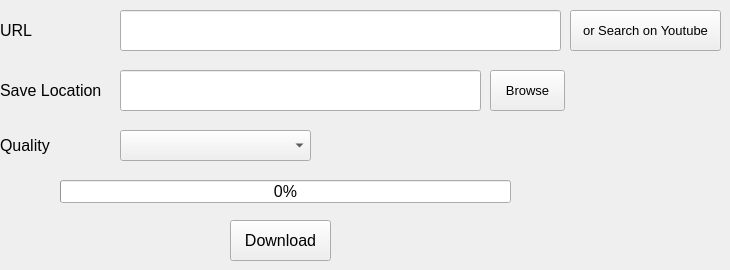
      <widget class="QWidget" name="tab_5">
       <attribute name="title">
        <string>Video/Audio</string>
       </attribute>
       <widget class="QProgressBar" name="progressBar_2">
        <property name="geometry">
         <rect>
          <x>60</x>
          <y>180</y>
          <width>451</width>
          <height>23</height>
         </rect>
        </property>
        <property name="font">
         <font>
          <family>Segoe UI</family>
          <pointsize>12</pointsize>
         </font>
        </property>
        <property name="value">
         <number>0</number>
        </property>
       </widget>
       <widget class="QLineEdit" name="lineEdit_3">
        <property name="geometry">
         <rect>
          <x>120</x>
          <y>70</y>
          <width>361</width>
          <height>41</height>
         </rect>
        </property>
        <property name="font">
         <font>
          <family>Segoe UI</family>
          <pointsize>10</pointsize>
         </font>
        </property>
       </widget>
       <widget class="QPushButton" name="pushButton_4">
        <property name="geometry">
         <rect>
          <x>230</x>
          <y>220</y>
          <width>101</width>
          <height>41</height>
         </rect>
        </property>
        <property name="font">
         <font>
          <family>Segoe UI</family>
          <pointsize>12</pointsize>
         </font>
        </property>
        <property name="toolTip">
         <string>&lt;html&gt;&lt;head/&gt;&lt;body&gt;&lt;p&gt;Press here to Start &lt;span style=&quot; font-weight:600; color:#ff0000;&quot;&gt;Download&lt;/span&gt;&lt;/p&gt;&lt;/body&gt;&lt;/html&gt;</string>
        </property>
        <property name="text">
         <string>Download</string>
        </property>
       </widget>
       <widget class="QComboBox" name="comboBox">
        <property name="geometry">
         <rect>
          <x>120</x>
          <y>130</y>
          <width>191</width>
          <height>31</height>
         </rect>
        </property>
       </widget>
       <widget class="QLineEdit" name="lineEdit_4">
        <property name="geometry">
         <rect>
          <x>120</x>
          <y>10</y>
          <width>441</width>
          <height>41</height>
         </rect>
        </property>
        <property name="font">
         <font>
          <family>Segoe UI</family>
          <pointsize>10</pointsize>
         </font>
        </property>
        <property name="toolTip">
         <string>&lt;html&gt;&lt;head/&gt;&lt;body&gt;&lt;p&gt;&lt;span style=&quot; font-size:14pt;&quot;&gt;Press &lt;/span&gt;&lt;span style=&quot; font-size:14pt; font-weight:600; font-style:italic; text-decoration: underline;&quot;&gt;Enter&lt;/span&gt;&lt;span style=&quot; font-size:14pt;&quot;&gt; after adding url&lt;/span&gt;&lt;/p&gt;&lt;/body&gt;&lt;/html&gt;</string>
        </property>
       </widget>
       <widget class="QLabel" name="label_5">
        <property name="geometry">
         <rect>
          <x>0</x>
          <y>130</y>
          <width>81</width>
          <height>31</height>
         </rect>
        </property>
        <property name="font">
         <font>
          <family>Segoe UI</family>
          <pointsize>12</pointsize>
         </font>
        </property>
        <property name="text">
         <string>Quality</string>
        </property>
       </widget>
       <widget class="QLabel" name="label_4">
        <property name="geometry">
         <rect>
          <x>0</x>
          <y>70</y>
          <width>111</width>
          <height>41</height>
         </rect>
        </property>
        <property name="font">
         <font>
          <family>Segoe UI</family>
          <pointsize>12</pointsize>
         </font>
        </property>
        <property name="text">
         <string>Save Location</string>
        </property>
       </widget>
       <widget class="QLabel" name="label_3">
        <property name="geometry">
         <rect>
          <x>0</x>
          <y>20</y>
          <width>71</width>
          <height>21</height>
         </rect>
        </property>
        <property name="font">
         <font>
          <family>Segoe UI</family>
          <pointsize>12</pointsize>
         </font>
        </property>
        <property name="text">
         <string>URL</string>
        </property>
       </widget>
       <widget class="QPushButton" name="pushButton_3">
        <property name="geometry">
         <rect>
          <x>490</x>
          <y>70</y>
          <width>75</width>
          <height>41</height>
         </rect>
        </property>
        <property name="font">
         <font>
          <family>Segoe UI</family>
          <pointsize>10</pointsize>
         </font>
        </property>
        <property name="text">
         <string>Browse</string>
        </property>
       </widget>
       <widget class="QPushButton" name="pushButton_5">
        <property name="geometry">
         <rect>
          <x>570</x>
          <y>10</y>
          <width>151</width>
          <height>41</height>
         </rect>
        </property>
        <property name="font">
         <font>
          <family>Segoe UI</family>
          <pointsize>10</pointsize>
         </font>
        </property>
        <property name="text">
         <string>or Search on Youtube</string>
        </property>
       </widget>
      </widget>
